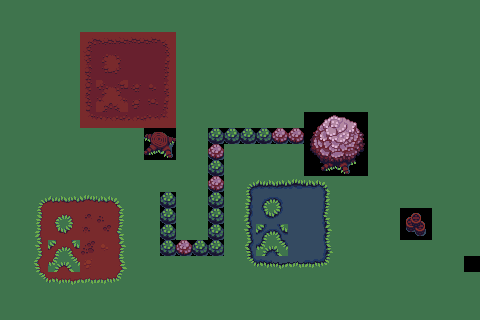

The image is a tile-based game level rendered from a .tmx file. Its description and source (layers, tilesets, objects; grid data summarised) follow:
An orthogonal 30x20 tile map with 16x16 px tiles, 1 tile layer (bk), 3 tilesets and 1 object (test2).

<map version="1.5" tiledversion="1.7.2" orientation="orthogonal" renderorder="right-down" width="30" height="20" tilewidth="16" tileheight="16" infinite="0" nextlayerid="4" nextobjectid="9">
 <tileset firstgid="1" name="buch-outdoor" tilewidth="16" tileheight="16" tilecount="288" columns="24">
  <image source="buch-outdoor.png" width="384" height="192" />
  <wangsets>
   <wangset name="Unnamed Set" type="corner" tile="-1">
    <wangcolor name="" color="#ff0000" tile="-1" probability="1" />
    <wangcolor name="" color="#00ff00" tile="-1" probability="1" />
    <wangtile tileid="149" wangid="0,0,0,1,0,1,0,1" />
    <wangtile tileid="150" wangid="0,0,0,0,0,1,0,0" />
    <wangtile tileid="174" wangid="0,0,0,0,0,1,0,0" />
    <wangtile tileid="197" wangid="0,0,0,1,0,1,0,1" />
    <wangtile tileid="221" wangid="0,1,0,0,0,0,0,0" />
    <wangtile tileid="222" wangid="0,2,0,2,0,2,0,2" />
    <wangtile tileid="223" wangid="0,0,0,0,0,2,0,0" />
   </wangset>
  </wangsets>
 </tileset>
 <tileset firstgid="289" name="hero" tilewidth="16" tileheight="16" tilecount="80" columns="8">
  <image source="hero.png" width="128" height="160" />
  <wangsets>
   <wangset name="Unnamed Set" type="corner" tile="-1">
    <wangcolor name="" color="#ff0000" tile="-1" probability="1" />
    <wangtile tileid="1" wangid="1,0,1,0,1,0,0,0" />
    <wangtile tileid="2" wangid="0,0,0,0,1,0,1,0" />
    <wangtile tileid="3" wangid="0,0,1,0,1,0,1,0" />
    <wangtile tileid="4" wangid="0,0,0,0,1,0,0,0" />
    <wangtile tileid="5" wangid="0,0,0,0,1,0,0,0" />
    <wangtile tileid="8" wangid="0,0,1,0,0,0,1,0" />
    <wangtile tileid="9" wangid="1,0,1,0,1,0,1,0" />
    <wangtile tileid="10" wangid="1,0,1,0,1,0,1,0" />
    <wangtile tileid="11" wangid="1,0,1,0,1,0,1,0" />
    <wangtile tileid="12" wangid="1,0,1,0,1,0,1,0" />
    <wangtile tileid="13" wangid="1,0,0,0,1,0,1,0" />
    <wangtile tileid="16" wangid="0,0,1,0,1,0,0,0" />
    <wangtile tileid="17" wangid="1,0,1,0,1,0,1,0" />
    <wangtile tileid="18" wangid="1,0,1,0,1,0,1,0" />
    <wangtile tileid="19" wangid="1,0,1,0,1,0,1,0" />
    <wangtile tileid="20" wangid="1,0,1,0,1,0,1,0" />
    <wangtile tileid="21" wangid="1,0,0,0,1,0,1,0" />
    <wangtile tileid="22" wangid="0,0,1,0,1,0,1,0" />
    <wangtile tileid="24" wangid="0,0,1,0,0,0,0,0" />
    <wangtile tileid="25" wangid="1,1,1,1,1,0,1,0" />
    <wangtile tileid="26" wangid="1,0,0,0,1,1,1,0" />
    <wangtile tileid="27" wangid="1,0,1,0,1,0,1,0" />
    <wangtile tileid="28" wangid="1,0,1,0,1,0,0,0" />
    <wangtile tileid="29" wangid="1,0,1,0,1,0,0,0" />
    <wangtile tileid="30" wangid="1,0,1,0,1,0,1,0" />
    <wangtile tileid="31" wangid="0,0,0,0,1,0,1,0" />
    <wangtile tileid="32" wangid="1,0,1,0,0,0,0,0" />
    <wangtile tileid="33" wangid="1,0,1,0,1,0,1,0" />
    <wangtile tileid="34" wangid="1,0,0,0,1,0,1,0" />
    <wangtile tileid="35" wangid="1,0,1,0,1,0,0,0" />
    <wangtile tileid="36" wangid="1,0,1,0,1,0,1,0" />
    <wangtile tileid="37" wangid="1,0,1,0,1,0,0,0" />
    <wangtile tileid="38" wangid="1,0,1,0,1,0,1,0" />
    <wangtile tileid="39" wangid="1,0,0,0,0,0,1,0" />
    <wangtile tileid="40" wangid="0,0,1,0,0,0,0,0" />
    <wangtile tileid="41" wangid="1,0,1,0,1,0,1,0" />
    <wangtile tileid="42" wangid="1,0,1,0,1,0,1,0" />
    <wangtile tileid="43" wangid="1,0,1,0,1,0,1,0" />
    <wangtile tileid="44" wangid="1,0,1,0,1,0,1,0" />
    <wangtile tileid="45" wangid="1,0,1,0,1,0,1,0" />
    <wangtile tileid="46" wangid="1,0,1,0,1,0,1,0" />
    <wangtile tileid="47" wangid="1,0,0,0,1,0,1,0" />
    <wangtile tileid="48" wangid="0,0,1,0,0,0,0,0" />
    <wangtile tileid="49" wangid="1,0,1,0,1,0,1,0" />
    <wangtile tileid="50" wangid="1,0,1,0,1,0,1,0" />
    <wangtile tileid="51" wangid="0,0,1,0,0,0,1,0" />
    <wangtile tileid="52" wangid="1,0,1,0,1,0,1,0" />
    <wangtile tileid="53" wangid="1,0,1,0,1,0,1,0" />
    <wangtile tileid="54" wangid="1,0,1,0,1,0,0,0" />
    <wangtile tileid="55" wangid="1,0,0,0,0,0,1,0" />
    <wangtile tileid="56" wangid="1,0,1,0,0,0,0,0" />
    <wangtile tileid="57" wangid="1,0,0,0,1,0,1,0" />
    <wangtile tileid="58" wangid="1,0,1,0,1,0,1,0" />
    <wangtile tileid="59" wangid="1,0,1,0,0,0,1,0" />
    <wangtile tileid="60" wangid="1,0,1,0,1,0,1,0" />
    <wangtile tileid="61" wangid="1,0,1,0,0,0,0,0" />
    <wangtile tileid="62" wangid="1,0,1,0,1,0,1,0" />
    <wangtile tileid="65" wangid="1,0,1,0,1,0,1,0" />
    <wangtile tileid="66" wangid="1,0,1,0,0,0,0,0" />
    <wangtile tileid="67" wangid="1,0,1,0,0,0,1,0" />
    <wangtile tileid="68" wangid="1,0,1,0,1,0,1,0" />
    <wangtile tileid="69" wangid="0,0,1,0,0,0,1,0" />
    <wangtile tileid="70" wangid="1,0,0,0,0,0,1,0" />
    <wangtile tileid="73" wangid="1,0,0,0,0,0,0,0" />
    <wangtile tileid="74" wangid="1,0,1,0,0,0,1,0" />
    <wangtile tileid="75" wangid="1,0,1,0,0,0,1,0" />
    <wangtile tileid="76" wangid="1,0,1,0,0,0,1,0" />
    <wangtile tileid="77" wangid="1,0,1,0,0,0,1,0" />
    <wangtile tileid="78" wangid="1,0,0,0,0,0,1,0" />
   </wangset>
   <wangset name="55" type="corner" tile="-1">
    <wangcolor name="" color="#ff0000" tile="-1" probability="1" />
    <wangtile tileid="1" wangid="1,0,1,0,1,0,0,0" />
    <wangtile tileid="2" wangid="0,0,0,0,1,0,1,0" />
    <wangtile tileid="3" wangid="0,0,1,0,1,0,1,0" />
    <wangtile tileid="4" wangid="0,0,0,0,1,0,0,0" />
    <wangtile tileid="5" wangid="0,0,0,0,1,0,0,0" />
    <wangtile tileid="8" wangid="0,0,1,0,0,0,1,0" />
    <wangtile tileid="9" wangid="1,0,1,0,1,0,1,0" />
    <wangtile tileid="10" wangid="1,0,1,0,1,0,1,0" />
    <wangtile tileid="11" wangid="1,0,1,0,1,0,1,0" />
    <wangtile tileid="12" wangid="1,0,1,0,1,0,1,0" />
    <wangtile tileid="13" wangid="1,0,0,0,1,0,1,0" />
    <wangtile tileid="16" wangid="0,0,1,0,1,0,0,0" />
    <wangtile tileid="17" wangid="1,0,1,0,1,0,1,0" />
    <wangtile tileid="18" wangid="1,0,1,0,1,0,1,0" />
    <wangtile tileid="19" wangid="1,0,1,0,1,0,1,0" />
    <wangtile tileid="20" wangid="1,0,1,0,1,0,1,0" />
    <wangtile tileid="21" wangid="1,0,0,0,1,0,1,0" />
    <wangtile tileid="22" wangid="0,0,1,0,1,0,1,0" />
    <wangtile tileid="24" wangid="0,0,1,0,0,0,0,0" />
    <wangtile tileid="25" wangid="1,1,1,1,1,0,1,0" />
    <wangtile tileid="26" wangid="1,0,0,0,1,1,1,0" />
    <wangtile tileid="27" wangid="1,0,1,0,1,0,1,0" />
    <wangtile tileid="28" wangid="1,0,1,0,1,0,0,0" />
    <wangtile tileid="29" wangid="1,0,1,0,1,0,0,0" />
    <wangtile tileid="30" wangid="1,0,1,0,1,0,1,0" />
    <wangtile tileid="31" wangid="0,0,0,0,1,0,1,0" />
    <wangtile tileid="32" wangid="1,0,1,0,0,0,0,0" />
    <wangtile tileid="33" wangid="1,0,1,0,1,0,1,0" />
    <wangtile tileid="34" wangid="1,0,0,0,1,0,1,0" />
    <wangtile tileid="35" wangid="1,0,1,0,1,0,0,0" />
    <wangtile tileid="36" wangid="1,0,1,0,1,0,1,0" />
    <wangtile tileid="37" wangid="1,0,1,0,1,0,0,0" />
    <wangtile tileid="38" wangid="1,0,1,0,1,0,1,0" />
    <wangtile tileid="39" wangid="1,0,0,0,0,0,1,0" />
    <wangtile tileid="40" wangid="0,0,1,0,0,0,0,0" />
    <wangtile tileid="41" wangid="1,0,1,0,1,0,1,0" />
    <wangtile tileid="42" wangid="1,0,1,0,1,0,1,0" />
    <wangtile tileid="43" wangid="1,0,1,0,1,0,1,0" />
    <wangtile tileid="44" wangid="1,0,1,0,1,0,1,0" />
    <wangtile tileid="45" wangid="1,0,1,0,1,0,1,0" />
    <wangtile tileid="46" wangid="1,0,1,0,1,0,1,0" />
    <wangtile tileid="47" wangid="1,0,0,0,1,0,1,0" />
    <wangtile tileid="48" wangid="0,0,1,0,0,0,0,0" />
    <wangtile tileid="49" wangid="1,0,1,0,1,0,1,0" />
    <wangtile tileid="50" wangid="1,0,1,0,1,0,1,0" />
    <wangtile tileid="51" wangid="0,0,1,0,0,0,1,0" />
    <wangtile tileid="52" wangid="1,0,1,0,1,0,1,0" />
    <wangtile tileid="53" wangid="1,0,1,0,1,0,1,0" />
    <wangtile tileid="54" wangid="1,0,1,0,1,0,0,0" />
    <wangtile tileid="55" wangid="1,0,0,0,0,0,1,0" />
    <wangtile tileid="56" wangid="1,0,1,0,0,0,0,0" />
    <wangtile tileid="57" wangid="1,0,0,0,1,0,1,0" />
    <wangtile tileid="58" wangid="1,0,1,0,1,0,1,0" />
    <wangtile tileid="59" wangid="1,0,1,0,0,0,1,0" />
    <wangtile tileid="60" wangid="1,0,1,0,1,0,1,0" />
    <wangtile tileid="61" wangid="1,0,1,0,0,0,0,0" />
    <wangtile tileid="62" wangid="1,0,1,0,1,0,1,0" />
    <wangtile tileid="65" wangid="1,0,1,0,1,0,1,0" />
    <wangtile tileid="66" wangid="1,0,1,0,0,0,0,0" />
    <wangtile tileid="67" wangid="1,0,1,0,0,0,1,0" />
    <wangtile tileid="68" wangid="1,0,1,0,1,0,1,0" />
    <wangtile tileid="69" wangid="0,0,1,0,0,0,1,0" />
    <wangtile tileid="70" wangid="1,0,0,0,0,0,1,0" />
    <wangtile tileid="73" wangid="1,0,0,0,0,0,0,0" />
    <wangtile tileid="74" wangid="1,0,1,0,0,0,1,0" />
    <wangtile tileid="75" wangid="1,0,1,0,0,0,1,0" />
    <wangtile tileid="76" wangid="1,0,1,0,0,0,1,0" />
    <wangtile tileid="77" wangid="1,0,1,0,0,0,1,0" />
    <wangtile tileid="78" wangid="1,0,0,0,0,0,1,0" />
   </wangset>
  </wangsets>
 </tileset>
 <tileset firstgid="369" name="buch-outdoor" tilewidth="16" tileheight="16" spacing="1" margin="1" tilecount="242" columns="22">
  <image source="buch-outdoor.png" width="384" height="192" />
 </tileset>
 <layer id="1" name="bk" width="30" height="20">
  <data>[600 cells, 600 non-empty, 137 distinct tile ids]</data>
 </layer>
 <objectgroup id="3" name="pl">
  <object id="8" name="test2" x="48" y="160" />
 </objectgroup>
</map>
